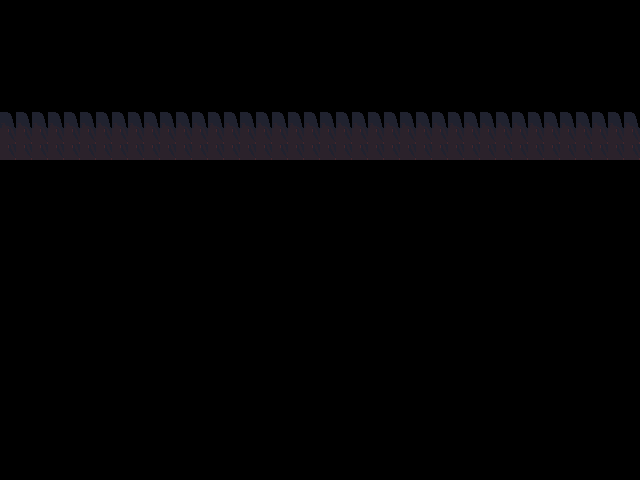

A level layout from a 2D game, rendered from its tile map. Below: a short description, then the map file with its tile-grid data intact:
An orthogonal 40x30 tile map with 16x16 px tiles, 2 tile layers (Platform, Bridge).

<map version="1.5" tiledversion="1.7.2" orientation="orthogonal" renderorder="right-down" width="40" height="30" tilewidth="16" tileheight="16" infinite="0" nextlayerid="5" nextobjectid="1">
 <tileset firstgid="1" source="../tiles/Terrain_and_Props.tsx" />
 <layer id="1" name="Platform" width="40" height="30">
  <data encoding="csv">
0,0,0,0,0,0,0,0,0,0,0,0,0,0,0,0,0,0,0,0,0,0,0,0,0,0,0,0,0,0,0,0,0,0,0,0,0,0,0,0,
0,0,0,0,0,0,0,0,0,0,0,0,0,0,0,0,0,0,0,0,0,0,0,0,0,0,0,0,0,0,0,0,0,0,0,0,0,0,0,0,
0,0,0,0,0,0,0,0,0,0,0,0,0,0,0,0,0,0,0,0,0,0,0,0,0,0,0,0,0,0,0,0,0,0,0,0,0,0,0,0,
0,0,0,0,0,0,0,0,0,0,0,0,0,0,0,0,0,0,0,0,0,0,0,0,0,0,0,0,0,0,0,0,0,0,0,0,0,0,0,0,
0,0,0,0,0,0,0,0,0,0,0,0,0,0,0,0,0,0,0,0,0,0,0,0,0,0,0,0,0,0,0,0,0,0,0,0,0,0,0,0,
0,0,0,0,0,0,0,0,0,0,0,0,0,0,0,0,0,0,0,0,0,0,0,0,0,0,0,0,0,0,0,0,0,0,0,0,0,0,0,0,
0,0,0,0,0,0,0,0,0,0,0,0,0,0,0,0,0,0,0,0,0,0,0,0,0,0,0,0,0,0,0,0,0,0,0,0,0,0,0,0,
21,21,21,21,21,21,21,21,21,21,21,21,21,21,21,21,21,21,21,21,21,21,21,21,21,21,21,21,21,21,21,21,21,21,21,21,21,21,21,21,
41,41,41,41,41,41,41,41,41,41,41,41,41,41,41,41,41,41,41,41,41,41,41,41,41,41,41,41,41,41,41,41,41,41,41,41,41,41,41,41,
41,41,41,41,41,41,41,41,41,41,41,41,41,41,41,41,41,41,41,41,41,41,41,41,41,41,41,41,41,41,41,41,41,41,41,41,41,41,41,41
  </data>
 </layer>
 <layer id="2" name="Bridge" width="40" height="30">
  <data encoding="csv">
0,0,0,0,0,0,0,0,0,0,0,0,0,0,0,0,0,0,0,0,0,0,0,0,0,0,0,0,0,0,0,0,0,0,0,0,0,0,0,0,
0,0,0,0,0,0,0,0,0,0,0,0,0,0,0,0,0,0,0,0,0,0,0,0,0,0,0,0,0,0,0,0,0,0,0,0,0,0,0,0,
0,0,0,0,0,0,0,0,0,0,0,0,0,0,0,0,0,0,0,0,0,0,0,0,0,0,0,0,0,0,0,0,0,0,0,0,0,0,0,0,
0,0,0,0,0,0,0,0,0,0,0,0,0,0,0,0,0,0,0,0,0,0,0,0,0,0,0,0,0,0,0,0,0,0,0,0,0,0,0,0,
0,0,0,0,0,0,0,0,0,0,0,0,0,0,0,0,0,0,0,0,0,0,0,0,0,0,0,0,0,0,0,0,0,0,0,0,0,0,0,0,
0,0,0,0,0,0,0,0,0,0,0,0,0,0,0,0,0,0,0,0,0,0,0,0,0,0,0,0,0,0,0,0,0,0,0,0,0,0,0,0,
0,0,0,0,0,0,0,0,0,0,0,0,0,0,0,0,0,0,0,0,0,0,0,0,0,0,0,0,0,0,0,0,0,0,0,0,0,0,0,0,
0,0,0,0,0,0,0,0,0,0,0,0,0,0,0,0,0,0,0,0,0,0,0,0,0,0,0,0,0,0,0,0,0,0,0,0,0,0,0,0,
0,0,0,0,0,0,0,0,0,0,0,0,0,0,0,0,0,0,0,0,0,0,0,0,0,0,0,0,0,0,0,0,0,0,0,0,0,0,0,0,
0,0,0,0,0,0,0,0,0,0,0,0,0,0,0,0,0,0,0,0,0,0,0,0,0,0,0,0,0,0,0,0,0,0,0,0,0,0,0,0
  </data>
 </layer>
</map>
